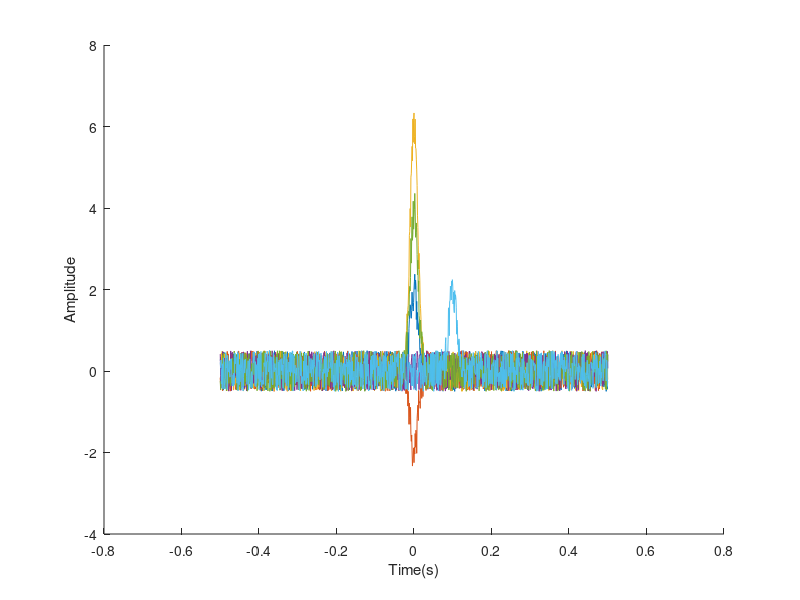
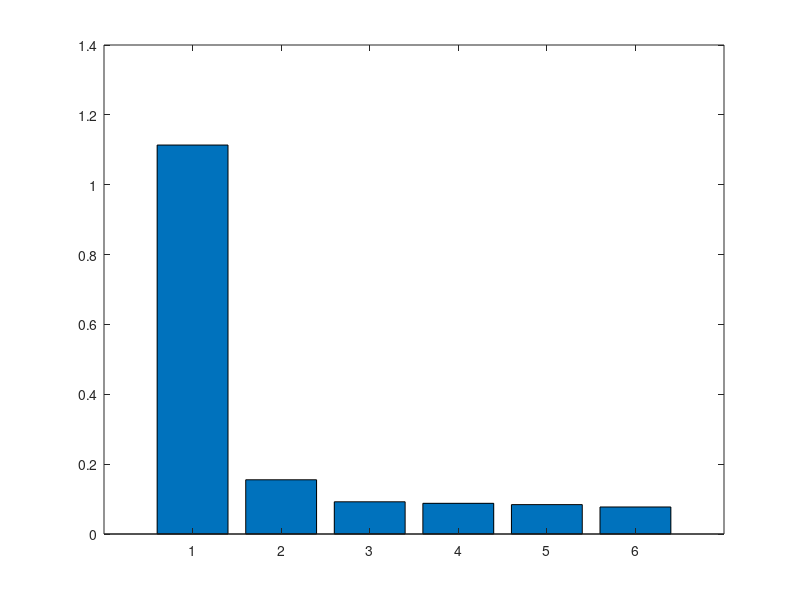

These figures' MATLAB source, in order:
%% 9 - 17 - 2015 DJC, attempts to better understand volume conduction and synchrony
% this is a script to try and plot various artificial signals, apply signal
% processing techniques to them, and in general better understand what I am
% doing 


fs=1000; %sampling frequency
sigma=0.01;
t=-0.5:1/fs:0.5; %time base
 
variance=sigma^2;
x=1/(sqrt(2*pi*variance))*(exp(-t.^2/(2*variance)));

%scale x down
x = x/20;



figure
% plot(t,x,'b');
% title(['Gaussian Pulse \sigma=', num2str(sigma),'s']);
xlabel('Time(s)');
ylabel('Amplitude');

%%
hold on
x_shift = circshift(x',100)';
% plot(t,x_shift,'r')

%% signals with different weights
weights = [1 -1 3 0 2];
sigs = weights'*x;
sigs = [sigs ; x_shift];

% add random noise
sigs = sigs+(rand(6,1001) - 0.5);


plot(t,sigs')


%% covariance, singular value decomposition 

CovMatSig = cov(sigs');
[U,S,V] = svd(CovMatSig);
figure
bar(diag(S))


%% PCA from matlab 


[coeff,score] = pca(sigs');
